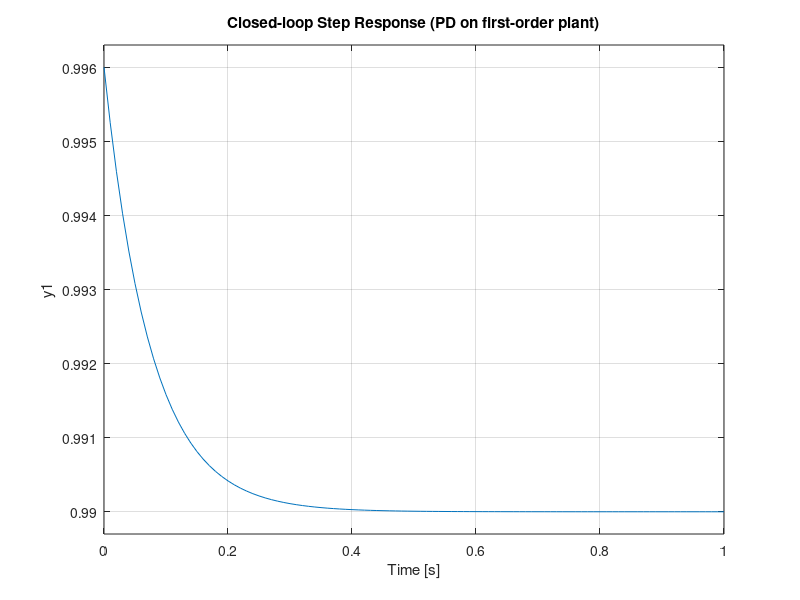

Write the MATLAB code that produced this figure. (Note: this script raises an error after producing the figure.)
%% === Inputs (fill these from Lab 1 and your spec) ===
K   = 1.163;      % process DC gain from Lab 1
tau = 0.02995;      % process time constant (s) from Lab 1

Ts_target = 0.30;   % desired 2% settling time (s)
eps_ss    = 0.01;   % allowed steady-state error (e.g. 1% = 0.01)

%% === Design targets translated ===
tau_cl = Ts_target/4;                 % first-order: Ts ≈ 4*tau_cl

% Minimum Kp to satisfy steady-state error bound: e_inf = 1/(1+K*Kp) <= eps_ss
Kp_min = (1/eps_ss - 1)/K;

% You can choose Kp at or above this minimum (add margin if you like)
Kp = Kp_min;                           % choose equal to the minimum for now

% Solve Kd from tau_cl = (tau + K*Kd) / (1 + K*Kp)
Kd = (tau_cl*(1 + K*Kp) - tau) / K;

% Map to lab notation
k1 = Kp;   % proportional on position error
k2 = Kd;   % derivative on position error
fprintf('Designed gains:\n   k1 (Kp) = %.4f\n   k2 (Kd) = %.4f\n', k1, k2);

%% === Quick analytic checks ===
e_inf = 1/(1 + K*Kp);                  % predicted steady-state error
tau_cl_check = (tau + K*Kd)/(1 + K*Kp);% predicted closed-loop time constant
Ts_pred = 4*tau_cl_check;              % predicted 2%% settling time

fprintf('Predicted performance:\n   e_inf = %.4f (%.2f%%)\n   Ts(2%%) ≈ %.4f s\n', ...
    e_inf, 100*e_inf, Ts_pred);

%% === (Optional) closed-loop transfer and step check ===
% For PD on first-order plant, closed-loop is first order:
% T(s) = (K*(Kp + Kd*s)) / (tau*s + 1 + K*(Kp + Kd*s))
s = tf('s');
G  = K/(tau*s + 1);
C  = Kp + Kd*s;
Tcl = feedback(C*G, 1);  % unity-feedback

figure; step(Tcl, 1.0); grid on;
title('Closed-loop Step Response (PD on first-order plant)');
info = stepinfo(Tcl);
disp(info);

%% === (Optional) 0.25 Hz square tracking, for curiosity ===
Adeg = 111;                 % reference amplitude in degrees, if relevant
Aref = Adeg*pi/180;         % radians for simulation
f = 0.25; T = 1/f;
t = 0:0.002:3*T;            % simulate ~3 periods
r = Aref * square(2*pi*f*t);

[y, ~] = lsim(Tcl, r, t);
figure; plot(t, r, 'LineWidth', 1.1); hold on;
plot(t, y, 'LineWidth', 1.1); grid on;
xlabel('Time (s)'); ylabel('\theta (rad)');
legend('ref','output'); title('0.25 Hz Square Tracking (PD)');
